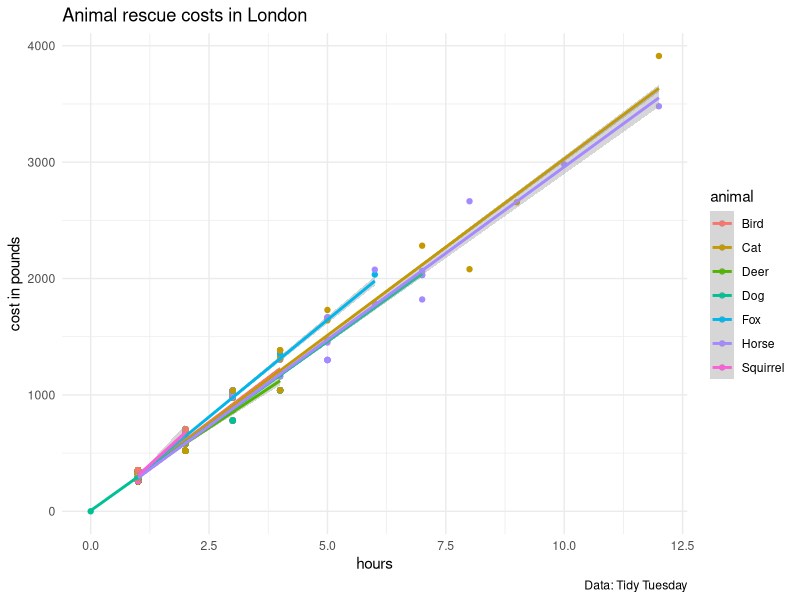

Recreate this plot in R.
## ---- chunk 1
#| echo: false
library(tidyverse)
library(viridis)

animal_rescues <- read_csv("animal_rescues.csv")

animal_plot <- ggplot(data = animal_rescues) +
  aes(x = hours, y = cost, colour = animal_group)  +
  geom_point() +
  geom_smooth(method = "lm") +
  labs(x = "hours", 
       y = "cost in pounds",
       colour = "animal", 
       title = "Animal rescue costs in London",
       caption = "Data: Tidy Tuesday") +
  theme_minimal()
## ---- chunk 2
#| warning: false
#| message: false
#| echo: true
#| label: fig-animals
#| fig-cap: Animal rescues
animal_plot
